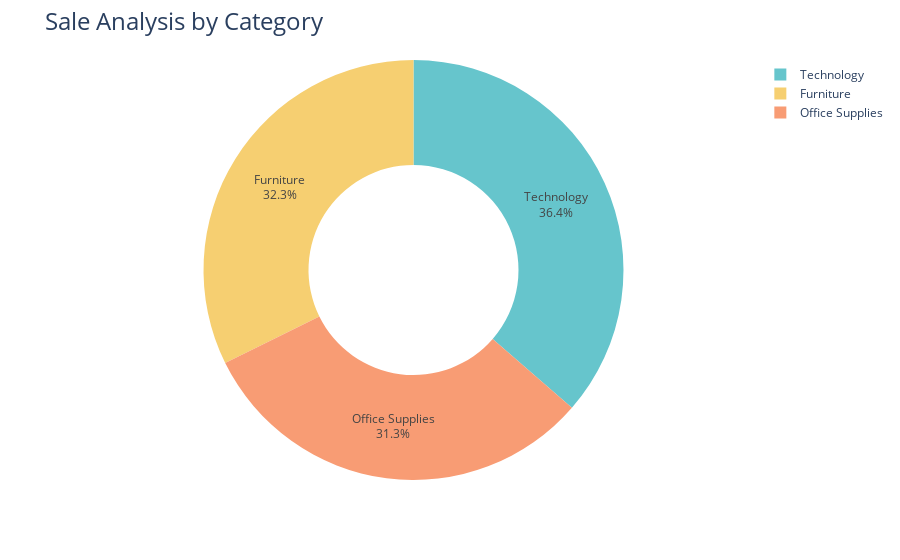

The code cell stored with this chart in its notebook:
### Code cell
fig = px.pie(sales_by_category,values='Sales',names='Category',hole=0.5,color_discrete_sequence=px.colors.qualitative.Pastel)
fig.update_traces(textposition='inside',textinfo='percent+label')
fig.update_layout(title_text='Sale Analysis by Category',title_font=dict(size=24))
fig.show()

### Figure 1 — Plotly figure (JSON) as saved in the notebook; plotly's stock layout.template omitted (floating-point values rounded to 4 significant figures)
{"data": [{"domain": {"x": [0, 1], "y": [0, 1]}, "hole": 0.5, "hovertemplate": "Category=%{label}<br>Sales=%{value}<extra></extra>", "labels": ["Furniture", "Office Supplies", "Technology"], "legendgroup": "", "name": "", "showlegend": true, "textinfo": "percent+label", "textposition": "inside", "type": "pie", "values": [742000.0, 719000.0, 836200.0]}], "layout": {"legend": {"tracegroupgap": 0}, "margin": {"t": 60}, "piecolorway": ["rgb(102, 197, 204)", "rgb(246, 207, 113)", "rgb(248, 156, 116)", "rgb(220, 176, 242)", "rgb(135, 197, 95)", "rgb(158, 185, 243)", "rgb(254, 136, 177)", "rgb(201, 219, 116)", "rgb(139, 224, 164)", "rgb(180, 151, 231)", "rgb(179, 179, 179)"], "title": {"font": {"size": 24}, "text": "Sale Analysis by Category"}}}
